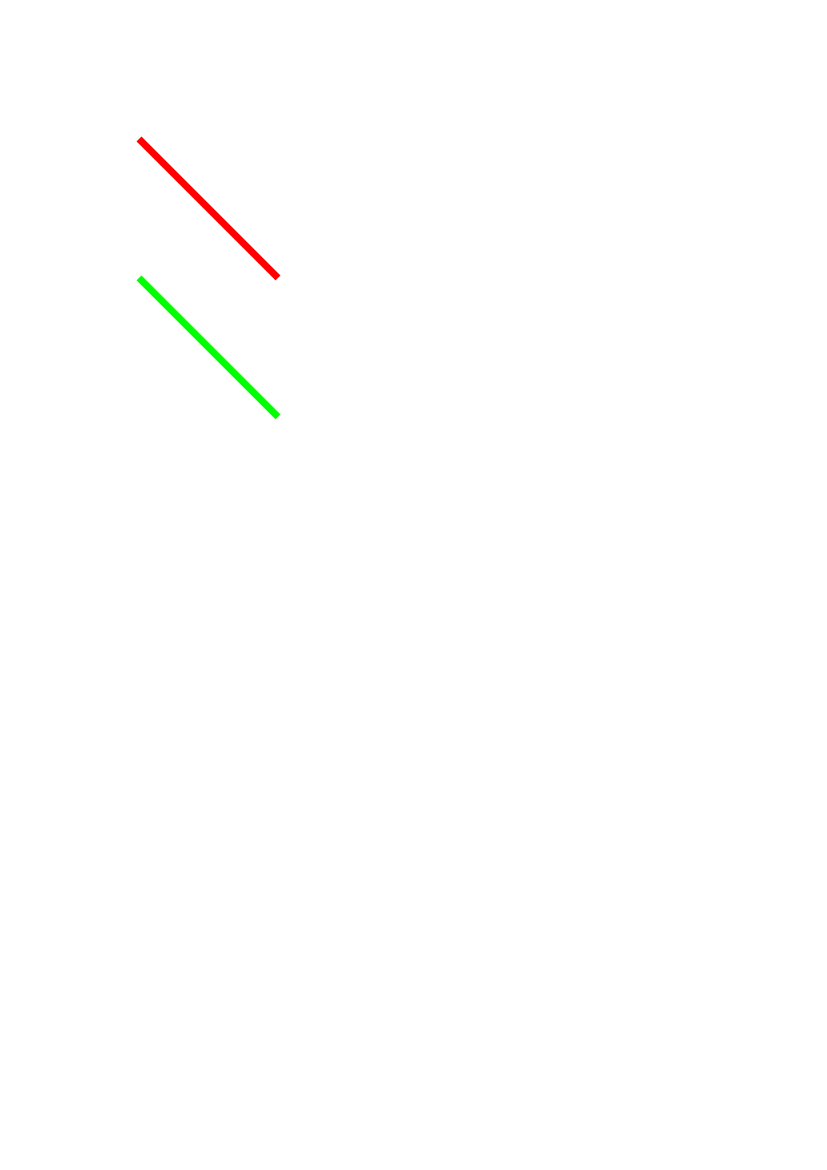

Generate this figure with Python:
import fitz
doc = fitz.open()
page = doc.new_page()
# Method 1: draw_line
page.draw_line(fitz.Point(100, 100), fitz.Point(200, 200), color=(1,0,0), width=5)
# Method 2: shape
shape = page.new_shape()
shape.draw_line(fitz.Point(100, 200), fitz.Point(200, 300))
shape.finish(color=(0,1,0), width=5)
shape.commit()
doc.save("test_shape.pdf")
